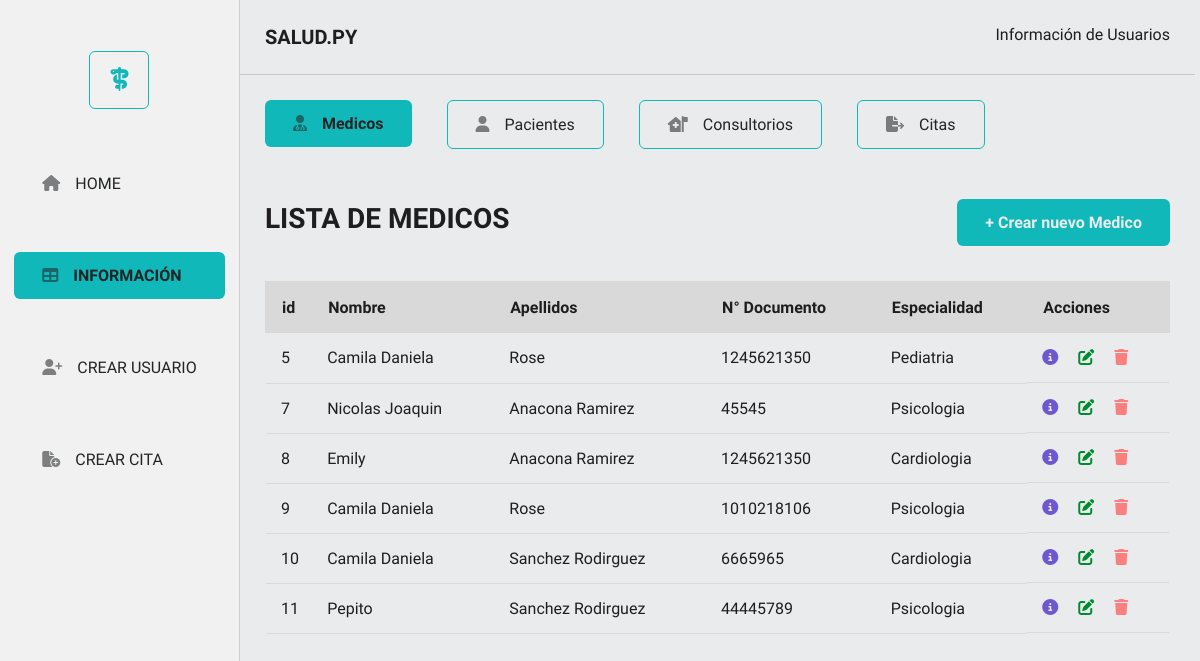
The app's page /medicos with its own data.
### app/models.py (models this page shows)
class Medico(db.Model):
    __tablename__='medicos'
    id = db.Column(db.Integer, primary_key = True )
    nombres = db.Column(db.String(120), nullable = True )
    apellidos = db.Column(db.String(120), nullable = True)
    tipo_identificacion = db.Column(db.String(4), nullable = True)
    numero_identificacion = db.Column(db.Integer)
    registro_medico = db.Column(db.Integer)
    especialidad = db.Column(db.String(50))
    citas = db.relationship("Cita" , backref = "medico" )

### app/routes.py (the view)
@app.route('/medicos')
def get_all_medicos():
    medicos = Medico.query.all()
    return render_template('medicos/medicos.html', medicos = medicos)

### app/templates/medicos/medicos.html (shortened to what this page needs)
<!DOCTYPE html>
<html lang="en">
  <head>
    <link rel="stylesheet" href="/app/styles/styles.css">
    <link rel="stylesheet" href="{{ url_for('static', filename='styles.css' )}}">
    <link rel="stylesheet" href="{{ url_for('static', filename='navs/menuLeft.css')}}">
    <link rel="stylesheet" href="{{ url_for('static', filename = 'info/infoUser.css')}}">
    <link rel="stylesheet" href="{{ url_for('static', filename = 'modals/messages.css')}}">
  </head>
  <body>
    <section class="sectionHomeTable">
      <section class="navLeft">
        <div class="logoNav"><span><i class="fa-solid fa-staff-snake"></i></span></div>
        <div class="navMenuLeft">
          <ul>
            <li><a class="botonLineNone" href="http://127.0.0.1:5000/"><span><i class="fa-solid fa-house"></i></span>HOME</a></li>
            <li><a class="botonPrimary" href="http://127.0.0.1:5000/medicos"><span><i class="fa-solid fa-table"></i></span>INFORMACIÓN</a></li>
            <li><a class="botonLineNone" href="http://127.0.0.1:5000/medicos/create"><span><i class="fa-solid fa-user-plus"></i></span>CREAR USUARIO</a></li>
            <li><a class="botonLineNone" href="http://127.0.0.1:5000/citas/create"><span><i class="fa-solid fa-file-circle-plus"></i></span>CREAR CITA</a></li>
          </ul>
        </div>
      </section>
      <section class="contenidoRight">
        <nav>
          <div class="headerRight">
            <h3>SALUD.PY</h3>
            <p>Información de Usuarios</p>
          </div>
          <div class="navInfoRight">
            <ul>
              <li><a class="botonPrimary" href="http://127.0.0.1:5000/medicos"><span><i class="fa-solid fa-user-doctor"></i></span>Medicos</a> </li>
              <li><a class="botonLine" href="http://127.0.0.1:5000/pacientes"><span><i class="fa-solid fa-user"></i></span> Pacientes </a></li>
              <li><a class="botonLine" href="http://127.0.0.1:5000/consultorios"><span><i class="fa-solid fa-house-medical-flag"></i></span>Consultorios </a></li>
              <li><a class="botonLine" href="http://127.0.0.1:5000/citas"><span><i class="fa-solid fa-file-export"></i></span>Citas</a></li>
            </ul>
          </div>
        </nav>
        <section class="containerRight">
          <div class="navHeaderTable">
            <h3 class="titleTable">LISTA DE MEDICOS</h3>
            <a class="botonPrimary" href="http://127.0.0.1:5000/medicos/create">+ Crear nuevo Medico</a>
          </div>
          <article>
            <table class="table">
              <thead class="tableTitle">
                <tr>
                  <th>id</th>
                  <th>Nombre</th>
                  <th>Apellidos</th>
                  <th>N° Documento</th>
                  <th>Especialidad</th>
                  <th>Acciones</th>
                </tr>
              </thead>
              <tbody>
                {% for medico in medicos %}
                <tr>
                  <td>{{ medico.id }}</td>
                  <td>{{ medico.nombres }}</td>
                  <td>{{ medico.apellidos }}</td>
                  <td>{{ medico.numero_identificacion}}</td>
                  <td>{{ medico.especialidad }}</td>
                  <td class="accionIcon">
                    <a class="iconInfo" href="/medicos/{{ medico.id }}"><i class="fa-solid fa-circle-info"></i></a>
                    <a class="iconUpdate" href="/medicos/update/{{ medico.id}}"><i class="fa-solid fa-pen-to-square"></i></a>
                    <a class="iconDelete" href="/medicos/delete/{{ medico.id }}"><i class="fa-solid fa-trash"></i></a>
                  </td>
                </tr>
                {% endfor %}
              </tbody>
            </table>
          </article>
        </section>
      </section>
    </section>
  </body>
</html>

### app/static/styles.css (style rules this page uses)
:root { --font-family-style : "Sarabun", sans-serif; --color-primary: #E9EBEC; --color-secundary: #10B8B9; --color-font : #1E1E1E; --color-font-text: #222426; --color-bg-secondary: #f1f1f1; --color-extra-bg: #D9D9D9; --color-extra-rgba: rgba(34, 36, 38, 0.17); --color-icon-rgba:rgba(34, 36, 38, 0.56); --color-delete: #FC7F7F; --color-upgrade:#008B2F; --color-details:#7057D2; --linea-color: 1px solid var(--color-extra-rgba); --border-butom: 1px solid var(--color-secundary); }
* { margin: 0; padding: 0; box-sizing: border-box; }
body { background-color: var(--color-primary); font-family: var(--font-family-style); color: var(--color-font); }
.sectionHomeTable { display: flex; }
.botonPrimary { display: flex; gap: 15px; align-items: center; border-radius: 6px; padding: 14px 28px; background-color: var(--color-secundary); text-decoration: none; color: var(--color-primary); font-weight: 600; border: none; }
.botonLine { display: flex; gap: 15px; align-items: center; border-radius: 6px; padding: 14px 28px; border: 1px solid var(--color-secundary); }
.botonLineNone { display: flex; gap: 15px; align-items: center; border-radius: 6px; padding: 14px 28px; }
.contenidoRight { width: 100%; padding-right: 35px; }
.headerRight { padding: 25px; display: flex; justify-content: space-between; border-bottom: var(--linea-color); }
.headerRight h3 { font-size: 1.25rem; font-weight: 600; }
@media (max-width: 1240px) { .contenidoRight { padding-right: 5px; } }

### app/static/navs/menuLeft.css (style rules this page uses)
:root { --color-primary: #E9EBEC; --color-secundary: #10B8B9; --color-font : #1E1E1E; --color-font-text: #222426; --color-bg-secondary: #f1f1f1; --color-extra-bg: #D9D9D9; --color-delete: #FC7F7F; --color-upgrade:#008B2F; --color-details:#7057D2; --color-extra-rgba: rgba(34, 36, 38, 0.17); --color-icon-rgba:rgba(34, 36, 38, 0.56); --linea-color: 1px solid var(--color-extra-rgba); --border-butom: 1px solid var(--color-secundary); }
.navLeft { height: 100vh; width: 20%; border-right: var(--linea-color); background: var(--color-bg-secondary); }
.logoNav { height: 20vh; display: flex; align-items: center; justify-content: center; }
.logoNav span { font-size: 1.5rem; border: var(--border-butom); padding: 14px 20px; border-radius: 6px; color: var(--color-secundary); }
.navMenuLeft { display: flex; justify-content: center; align-items: center; }
.navMenuLeft ul { list-style-type: none; display: flex; flex-direction: column; gap: 45px; }
.navLeft ul li a { text-decoration: none; color: var(--color-font-text); }
.navLeft ul li a span { color: var(--color-icon-rgba); }
@media (max-width: 1240px) { .navLeft { width: 25%; } }

### app/static/info/infoUser.css (style rules this page uses)
:root { --color-primary: #E9EBEC; --color-secundary: #10B8B9; --color-font : #1E1E1E; --color-font-text: #222426; --color-bg-secondary: #f1f1f1; --color-extra-bg: #D9D9D9; --color-delete: #FC7F7F; --color-upgrade:#008B2F; --color-details:#7057D2; --color-extra-rgba: rgba(34, 36, 38, 0.17); --color-icon-rgba:rgba(34, 36, 38, 0.56); --linea-color: 1px solid var(--color-extra-rgba); --border-butom: 1px solid var(--color-secundary); }
.navInfoRight { padding: 25px; }
.navInfoRight ul { display: flex; list-style-type: none; gap: 35px; }
.navInfoRight ul li a { text-decoration: none; color: var(--color-font-text); }
.navInfoRight ul li a span { color: var(--color-icon-rgba); }
.containerRight { padding: 25px; }
.navHeaderTable { display: flex; justify-content: space-between; align-items: baseline; margin-bottom: 35px; }
.navHeaderTable h3 { font-size: 1.75rem; }
.table { width: 100%; border-collapse: collapse; }
.tableTitle { height: 50px; text-align: left; border-radius: 6px; align-items: baseline; }
.tableTitle tr { background-color: var(--color-extra-bg); border-color: none; margin-left: 15px; }
.tableTitle th { border: 2px solid var(--color-extra-bg); padding-left: 15px; }
.table td { height: 50px; border-bottom: 1px solid var(--color-extra-bg); padding-left: 15px; }
.accionIcon { display: flex; gap: 20px; align-items: center; }
.iconInfo { color: var(--color-details); }
.iconUpdate { color: var(--color-upgrade); }
.iconDelete { color: var(--color-delete); }

### records on screen
Medico: id "5", nombres "Camila Daniela", apellidos "Rose", numero_identificacion "1245621350", especialidad "Pediatria"
Medico: id "7", nombres "Nicolas Joaquin", apellidos "Anacona Ramirez", numero_identificacion "45545", especialidad "Psicologia"
Medico: id "8", nombres "Emily", apellidos "Anacona Ramirez", numero_identificacion "1245621350", especialidad "Cardiologia"
Medico: id "9", nombres "Camila Daniela", apellidos "Rose", numero_identificacion "1010218106", especialidad "Psicologia"
Medico: id "10", nombres "Camila Daniela", apellidos "Sanchez Rodirguez", numero_identificacion "6665965", especialidad "Cardiologia"
Medico: id "11", nombres "Pepito", apellidos "Sanchez Rodirguez", numero_identificacion "44445789", especialidad "Psicologia"
